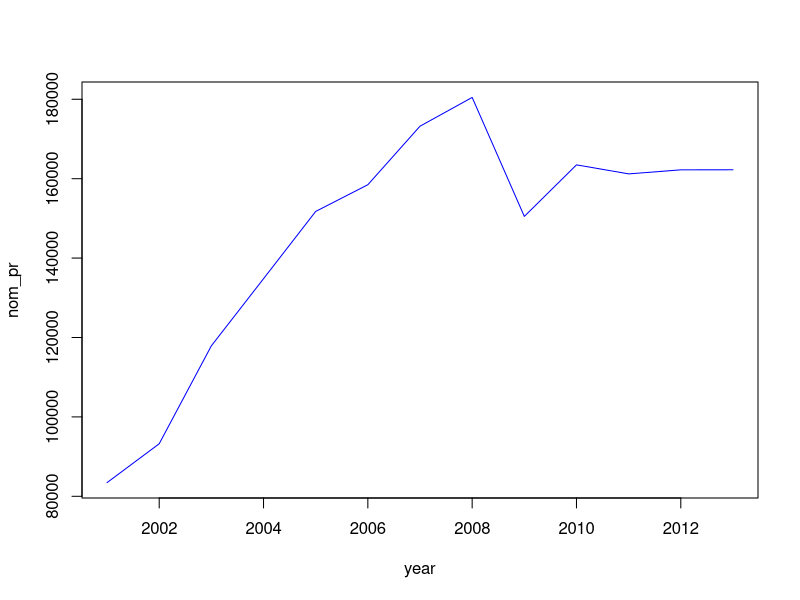
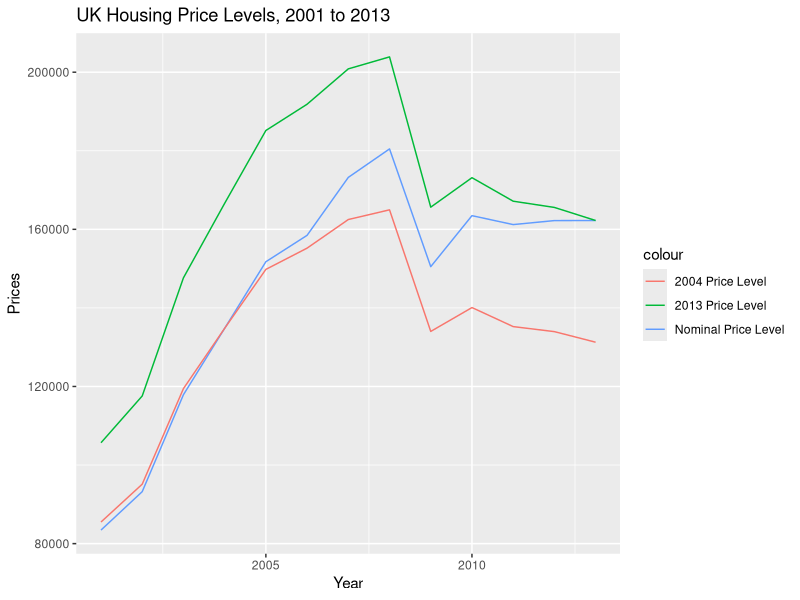

Write R code to recreate these figures, in order.
#Code by Rj Neel

year= 2001:2013
nom_pr=c(83450,93231,117905,134806,151757,158478,173225,180473,150501,163481,161211,162228,162245)
cpi=c(97.6,98.0,98.7,100.0,101.3,102.1,106.6,109.4,112.3,116.7,119.2,121.1,123.6)

plot(y=nom_pr,x=year,type = 'line',col='blue')

##Calculating Price at 2004 level
### Formula is rt= ( nom price / deflator * 100)
real_pr_2004= round((nom_pr/cpi * 100),2)

##Calculating Price at 2013 level when only 2004 deflator is known
### Formula is rt= ( nom price / Known deflator * Desired year index). Here, Desired year index is 2013 and known deflator is 2004
cbind(year,cpi)
real_pr_2013= cpi[13]*round((nom_pr/cpi),2)

data=data.frame(year, nom_pr, cpi, real_pr_2004, real_pr_2013)
data

## Plotting graphs
library(ggplot2)

ggplot(data=data, aes(x=data$year))+geom_line(aes(y=data$nom_pr,col='Nominal Price Level'))+geom_line(aes(y=data$real_pr_2004,col='2004 Price Level'))+geom_line(aes(y=data$real_pr_2013,col='2013 Price Level'))+xlab('Year')+ylab('Prices')+ggtitle("UK Housing Price Levels, 2001 to 2013")



                                                            